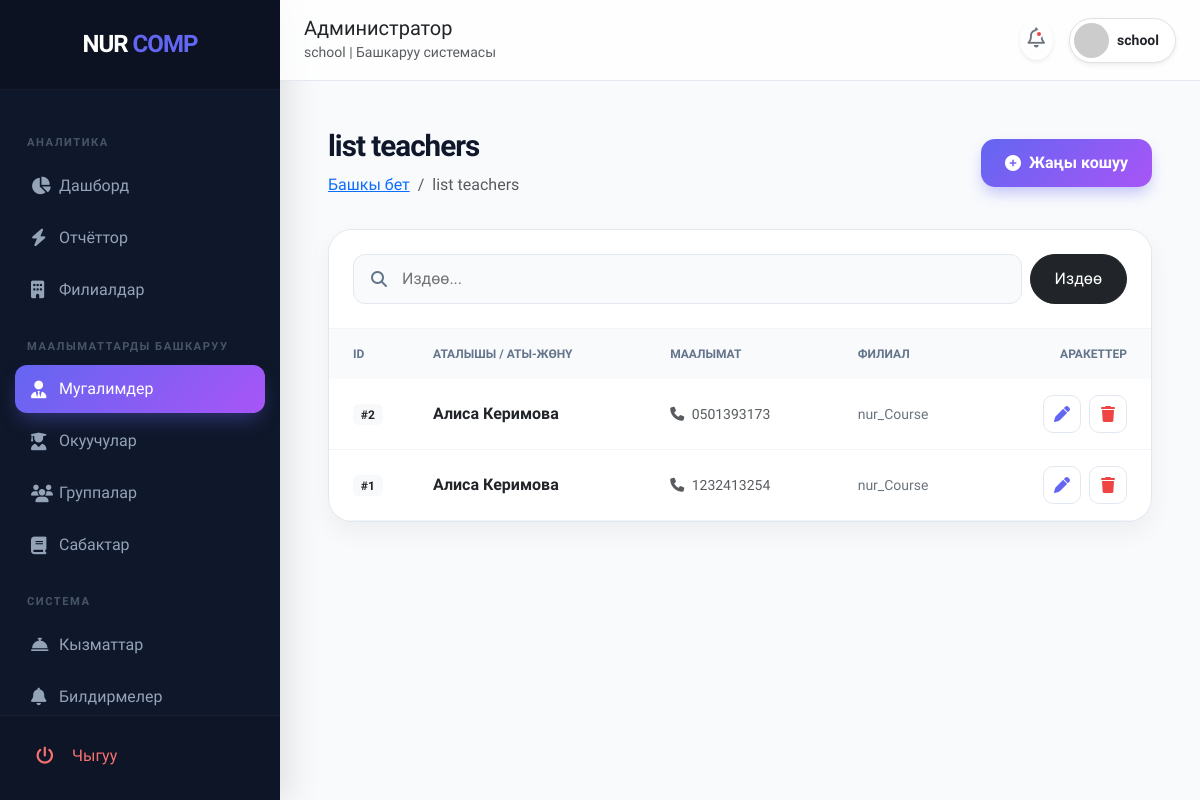
Before: /list/teachers/ (signed in) with the older database file.
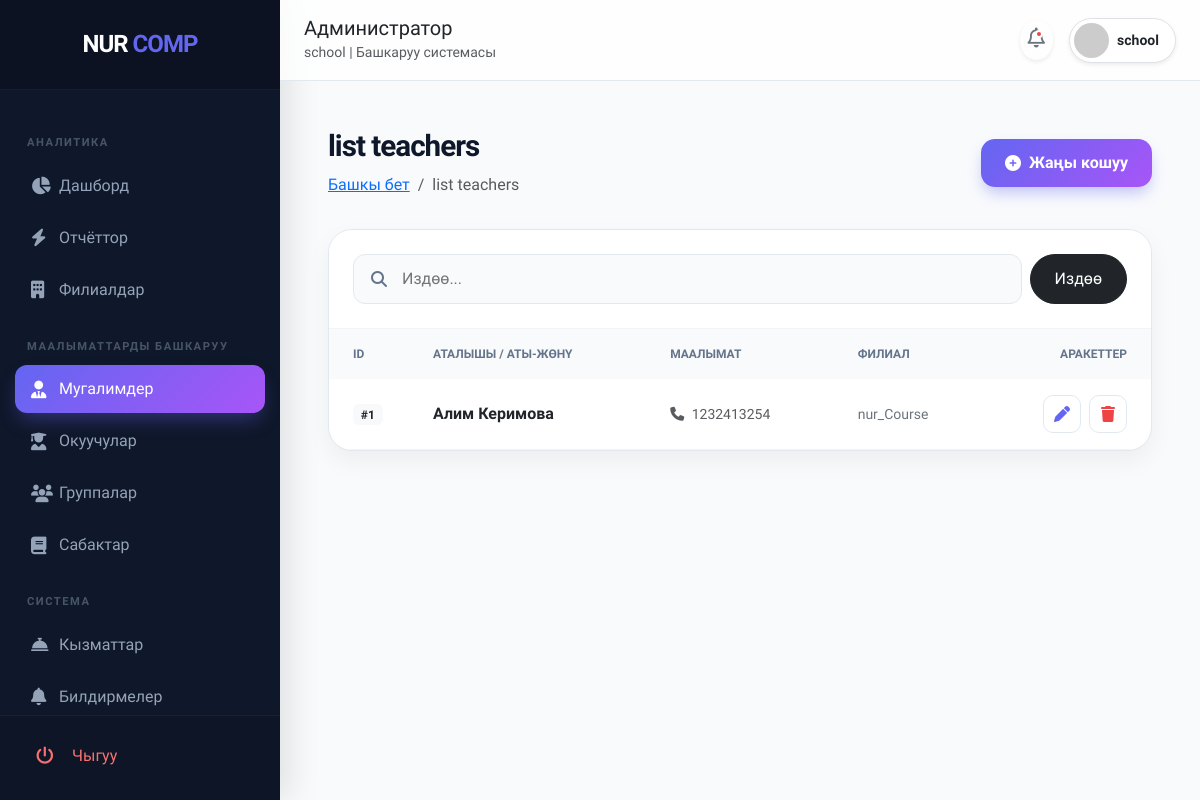
After: the same page with the newer database file.
### nur_comp/models.py (models this page shows, shortened)
class ListTeacher(models.Model):
    user = models.OneToOneField(User, on_delete=models.CASCADE, null=True, blank=True)
    fio = models.CharField(max_length=50)
    email = models.EmailField()
    birthday = models.DateField()
    address = models.CharField(max_length=50)
    tag = models.CharField(max_length=50)
    phone_number = models.CharField(max_length=50)
    gender = models.CharField(
        max_length=1,
        choices=GENDER_CHOICES,
        default='M')
    branch = models.ForeignKey(Branch, on_delete=models.SET_NULL, null=True, blank=True)
    subjects = models.ManyToManyField(Subject, blank=True)

class Branch(models.Model):
    name = models.CharField(max_length=50)
    address = models.CharField(max_length=100)
    phone = models.CharField(max_length=50)

### nur_comp/views.py (the view, shortened to what this page needs)
# urls.py: path('list/<str:model_name>/', list_view, name='list_view'),
@login_required(login_url='/login/')
@user_passes_test(is_admin, login_url='/login/')
def list_view(request, model_name='dashboard'):
    context = {'model_name': model_name}
    ModelClass, _, search_field = get_config(model_name)
    if not ModelClass:
        messages.error(request, "Бул бөлүм табылган жок.")
        return redirect('dashboard')
    object_list = ModelClass.objects.all().order_by('-id')
    query = request.GET.get('search')
    if query and search_field:
        filter_kwargs = {f"{search_field}__icontains": query}
        object_list = object_list.filter(**filter_kwargs)
    verbose_name = ModelClass._meta.verbose_name_plural or model_name.capitalize()
    context.update({
        'page_title': verbose_name,
        'object_list': object_list,
        'search_query': query,
    })
    return render(request, 'list_template.html', context)

### nur_comp/views.py (called while the page is built)
def is_admin(user):
    return user.is_authenticated and user.is_superuser

def get_config(model_name):
    configs = {
        'teachers': (ListTeacher, TeacherForm, 'fio'),
        'students': (ListStudent, StudentForm, 'full_name'),
        'groups': (Group, GroupForm, 'name'),
        'branches': (Branch, BranchForm, 'name'),
        'services': (Service, ServiceForm, 'name'),
        'categories': (Category, CategoryForm, 'name'),
        'subjects': (Subject, SubjectForm, 'name'),
        'analytics': (AnalyticsReport, AnalyticsReportForm, 'title'),
    }
    return configs.get(model_name, (None, None, None))

### cours/templates/list_template.html (shortened to what this page needs)
{% extends "base.html" %}
{% block content %}
<link rel="stylesheet" href="https://cdnjs.cloudflare.com/ajax/libs/font-awesome/6.4.2/css/all.min.css">
<div class="admin-wrapper">
    <div class="header-pro">
        <div>
            <h1>{{ page_title }}</h1>
            <nav aria-label="breadcrumb">
                <ol class="breadcrumb mb-0">
                    <li class="breadcrumb-item"><a href="{% url 'list_view' 'dashboard' %}">Башкы бет</a></li>
                    <li class="breadcrumb-item active">{{ page_title }}</li>
                </ol>
            </nav>
        </div>
        <a href="{% url 'add_item_view' model_name %}" class="btn-pro-add">
            <i class="fas fa-plus-circle"></i> Жаңы кошуу
        </a>
    </div>
    <div class="main-card-pro">
        <div class="search-bar-area">
            <form action="" method="GET" class="d-flex w-100 gap-2">
                <div class="search-box-pro">
                    <i class="fas fa-search"></i>
                    <input type="text" name="search" value="{{ search_query|default:'' }}" placeholder="Издөө...">
                </div>
                <button type="submit" class="btn btn-dark rounded-pill px-4">Издөө</button>
            </form>
        </div>
        <div class="table-responsive">
            <table class="pro-table">
                <thead>
                    <tr>
                        <th width="80">ID</th>
                        <th>Аталышы / Аты-жөнү</th>
                        <th>Маалымат</th>
                        <th>Филиал</th>
                        <th class="text-end">Аракеттер</th>
                    </tr>
                </thead>
                <tbody>
                    {% for obj in object_list %}
                    <tr>
                        <td><span class="badge bg-light text-dark">#{{ obj.id }}</span></td>
                        <td>
                            <div class="fw-bold text-dark">
                                {% if obj.fio %}{{ obj.fio }}
                                {% elif obj.full_name %}{{ obj.full_name }}
                                {% elif obj.name %}{{ obj.name }}
                                {% elif obj.title %}{{ obj.title }}
                                {% else %}Маалымат жок{% endif %}
                            </div>
                        </td>
                        <td>
                            <small class="text-muted">
                                {% if obj.phone_number %}<i class="fas fa-phone me-1"></i> {{ obj.phone_number }}
                                {% elif obj.subject %}<i class="fas fa-book me-1"></i> {{ obj.subject.name }}
                                {% elif obj.price %}<i class="fas fa-tag me-1"></i> {{ obj.price }} сом
                                {% else %}---{% endif %}
                            </small>
                        </td>
                        <td>
                            <small class="text-secondary">
                                {% if obj.branch %}
                                    {{ obj.branch.name }}
                                {% elif obj.address %}
                                    {{ obj.address }}
                                {% else %}---{% endif %}
                            </small>
                        </td>
                        <td>
                            <div class="action-group">
                                <a href="{% url 'edit_item_view' model_name obj.id %}" class="btn-action btn-edit">
                                    <i class="fas fa-pen"></i>
                                </a>
                                <a href="{% url 'delete_item_view' model_name obj.id %}"
                                   class="btn-action btn-delete"
                                   onclick="return confirm('Өчүрүүнү каалайсызбы?')">
                                    <i class="fas fa-trash"></i>
                                </a>
                            </div>
                        </td>
                    </tr>
                    {% empty %}
                    <tr>
                        <td colspan="5" class="text-center py-5 text-muted">Тизим бош</td>
                    </tr>
                    {% endfor %}
                </tbody>
            </table>
        </div>
    </div>
</div>
{% endblock %}

### cours/templates/base.html (shortened to what this page needs)
<!DOCTYPE html>
<html lang="ky">
<head>
    <link href="https://cdn.jsdelivr.net/npm/bootstrap@5.3.3/dist/css/bootstrap.min.css" rel="stylesheet">
    <link rel="stylesheet" href="https://cdnjs.cloudflare.com/ajax/libs/font-awesome/6.5.2/css/all.min.css">
</head>
<body>
<div id="wrapper">
    <div id="sidebar-wrapper">
        <div class="sidebar-brand">
            <h4 class="text-white fw-bold m-0" style="letter-spacing: -1px;">
                NUR <span style="color: var(--primary-blue);">COMP</span>
            </h4>
        </div>
        <nav class="nav-menu">
            {% if user.is_superuser %}
                <div class="nav-label">Аналитика</div>
                <a href="{% url 'list_view' 'dashboard' %}" class="nav-link-custom {% if model_name == 'dashboard' %}active{% endif %}">
                    <i class="fas fa-chart-pie"></i> Дашборд
                </a>
                <a href="{% url 'list_view' 'analytics' %}" class="nav-link-custom {% if model_name == 'analytics' %}active{% endif %}">
                    <i class="fas fa-bolt"></i> Отчёттор
                </a>
                <a href="{% url 'list_view' 'branches' %}" class="nav-link-custom {% if model_name == 'branches' %}active{% endif %}">
                    <i class="fas fa-building"></i> Филиалдар
                </a>
                <div class="nav-label">Маалыматтарды Башкаруу</div>
                <a href="{% url 'list_view' 'teachers' %}" class="nav-link-custom {% if model_name == 'teachers' %}active{% endif %}">
                    <i class="fas fa-user-tie"></i> Мугалимдер
                </a>
                <a href="{% url 'list_view' 'students' %}" class="nav-link-custom {% if model_name == 'students' %}active{% endif %}">
                    <i class="fas fa-user-graduate"></i> Окуучулар
                </a>
                <a href="{% url 'list_view' 'groups' %}" class="nav-link-custom {% if model_name == 'groups' %}active{% endif %}">
                    <i class="fas fa-users"></i> Группалар
                </a>
                <a href="{% url 'list_view' 'subjects' %}" class="nav-link-custom {% if model_name == 'subjects' %}active{% endif %}">
                    <i class="fas fa-book"></i> Сабактар
                </a>
                <div class="nav-label">Система</div>
                <a href="{% url 'list_view' 'services' %}" class="nav-link-custom {% if model_name == 'services' %}active{% endif %}">
                    <i class="fas fa-concierge-bell"></i> Кызматтар
                </a>
                <a href="#" class="nav-link-custom">
                    <i class="fas fa-bell"></i> Билдирмелер
                </a>
            {% endif %}
        </nav>
        <div class="logout-box position-absolute bottom-0 w-100">
            <form action="{% url 'logout' %}" method="post">{% csrf_token %}
                <button type="submit" class="btn btn-link text-danger text-decoration-none w-100 text-start px-3 py-2 rounded-3 border-0 bg-transparent nav-link-custom" style="color: #f87171 !important;">
                    <i class="fas fa-power-off me-2"></i> Чыгуу
                </button>
            </form>
        </div>
    </div>
    <div id="page-content-wrapper">
        <nav class="navbar navbar-expand-lg navbar-light navbar-custom py-3 px-4 sticky-top">
            <div class="d-none d-md-block">
                <h5 class="fw-800 m-0 text-dark">
                    {% if user.is_superuser %}Администратор{% elif user.listteacher %}Мугалим{% else %}Окуучу{% endif %}
                </h5>
                <small class="text-muted">{{ user.username }} | Башкаруу системасы</small>
            </div>
            <div class="ms-auto d-flex align-items-center">
                <div class="dropdown me-3">
                    <button class="btn btn-white border-0 rounded-circle p-2 position-relative shadow-sm" type="button" data-bs-toggle="dropdown">
                        <i class="far fa-bell fs-5 text-secondary"></i>
                        <span class="notification-dot"></span>
                    </button>
                </div>
                <div class="d-flex align-items-center bg-white p-1 pe-3 rounded-pill shadow-sm border">
                    <img src="https://ui-avatars.com/api/?name={{ user.username }}&background=6366f1&color=fff&bold=true" class="rounded-circle" width="35">
                    <div class="ms-2 d-none d-sm-block">
                        <div class="fw-bold small lh-1 text-dark">{{ user.username }}</div>
                    </div>
                </div>
            </div>
        </nav>
        <div class="p-3 p-md-4">
            {% block content %}
            {% endblock %}
        </div>
    </div>
</div>
</body>
</html>

### cours/templates/base.html (style rules this page uses)
:root { --sidebar-bg: #0f172a; --sidebar-hover: rgba(255, 255, 255, 0.08); --primary-blue: #6366f1; --accent-purple: #a855f7; --body-bg: #f8fafc; --text-muted: #94a3b8; --card-shadow: 0 10px 30px rgba(0, 0, 0, 0.04); }
body { background-color: var(--body-bg); font-family: 'Plus Jakarta Sans', sans-serif; overflow-x: hidden; }
#sidebar-wrapper { width: 280px; background: var(--sidebar-bg); position: fixed; height: 100vh; z-index: 1000; transition: all 0.3s cubic-bezier(0.4, 0, 0.2, 1); box-shadow: 10px 0 30px rgba(0,0,0,0.1); }
.sidebar-brand { padding: 30px; text-align: center; border-bottom: 1px solid rgba(255,255,255,0.05); background: rgba(0,0,0,0.2); }
.nav-menu { padding: 20px 15px; height: calc(100vh - 180px); overflow-y: auto; scrollbar-width: thin; scrollbar-color: #334155 transparent; }
.nav-label { color: #475569; font-size: 0.7rem; font-weight: 800; text-transform: uppercase; letter-spacing: 1.5px; margin: 25px 0 10px 12px; }
.nav-link-custom { display: flex; align-items: center; padding: 12px 16px; color: var(--text-muted); text-decoration: none; border-radius: 12px; font-weight: 500; margin-bottom: 4px; transition: 0.2s all; position: relative; }
.nav-link-custom i { width: 28px; font-size: 1.1rem; transition: 0.2s; }
.nav-link-custom.active { background: linear-gradient(135deg, var(--primary-blue), var(--accent-purple)); color: white; box-shadow: 0 10px 20px -5px rgba(99, 102, 241, 0.4); }
.nav-link-custom.active i { color: white; }
#page-content-wrapper { margin-left: 280px; width: calc(100% - 280px); min-height: 100vh; transition: all 0.3s; }
.navbar-custom { background: rgba(255, 255, 255, 0.8) !important; backdrop-filter: blur(10px); border-bottom: 1px solid #e2e8f0; }
.notification-dot { width: 8px; height: 8px; background: #ef4444; border-radius: 50%; position: absolute; top: 10px; right: 10px; border: 2px solid white; }
.logout-box { padding: 20px; border-top: 1px solid rgba(255,255,255,0.05); background: rgba(0,0,0,0.1); }

### cours/templates/list_template.html (style rules this page uses)
:root { --primary: #6366f1; --accent: #a855f7; --text-dark: #0f172a; --text-gray: #64748b; --border: #e2e8f0; }
.admin-wrapper { padding: 1.5rem; animation: fadeIn 0.5s ease; }
.header-pro { display: flex; justify-content: space-between; align-items: center; margin-bottom: 2rem; }
.header-pro h1 { font-weight: 800; font-size: 1.85rem; color: var(--text-dark); letter-spacing: -1px; }
.btn-pro-add { background: linear-gradient(135deg, var(--primary), var(--accent)); color: white !important; padding: 12px 24px; border-radius: 14px; font-weight: 700; text-decoration: none; display: inline-flex; align-items: center; gap: 8px; box-shadow: 0 8px 15px -3px rgba(99, 102, 241, 0.4); transition: 0.3s; }
.main-card-pro { background: white; border-radius: 24px; border: 1px solid var(--border); overflow: hidden; box-shadow: 0 10px 25px rgba(0,0,0,0.05); }
.search-bar-area { padding: 24px; border-bottom: 1px solid #f1f5f9; background: #fff; }
.search-box-pro { position: relative; flex: 1; }
.search-box-pro i { position: absolute; left: 18px; top: 50%; transform: translateY(-50%); color: var(--text-gray); }
.search-box-pro input { width: 100%; padding: 12px 12px 12px 48px; border-radius: 12px; border: 1px solid var(--border); background: #f8fafc; }
.pro-table { width: 100%; border-collapse: collapse; }
.pro-table th { background: #f8fafc; padding: 16px 24px; font-size: 0.75rem; font-weight: 700; text-transform: uppercase; color: var(--text-gray); text-align: left; }
.pro-table td { padding: 16px 24px; border-bottom: 1px solid #f1f5f9; vertical-align: middle; }
.action-group { display: flex; gap: 8px; justify-content: flex-end; }
.btn-action { width: 38px; height: 38px; border-radius: 10px; display: inline-flex; align-items: center; justify-content: center; border: 1px solid var(--border); transition: 0.2s; text-decoration: none; }
.btn-edit { color: var(--primary); }
.btn-delete { color: #ef4444; }

Changed rows visible on the page:
removed ListTeacher: id "2", fio "Алиса Керимова", phone_number "0501393173", branch.name "nur_Course"
changed ListTeacher "nur_Course": fio "Алиса Керимова" → "Алим Керимова"
